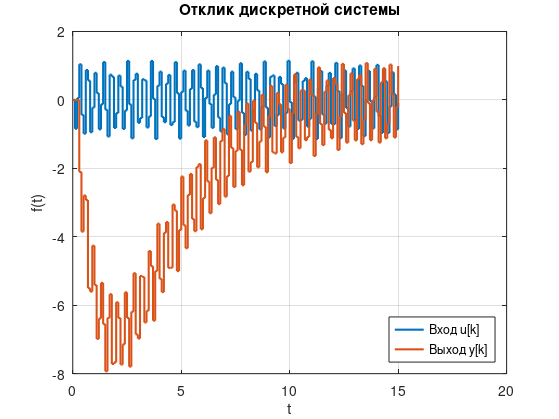

Source code (MATLAB):
load('ident_lab2_v05.mat');
% исходные параметры
a1 = zad2.a1;
a2 = zad2.a2;
b = zad2.b;
w = zad2.w;

% Параметры
Td = 0.1;
t_end = 15;
t = 0:Td:t_end;
N = t_end/Td+1;

% Входной сигнал
u = sin(w*t) + 0.2*sin(0.5*w*t);

% Создание дискретной передаточной функции
num = [b];
den = [1, a1, a2];
Wz = tf(num, den, Td);  % Ts - интервал дискретизации

% Расчет отклика
y = lsim(Wz, u, t);

% Графики
figure;
stairs(t, u, 'LineWidth', 1.5);
hold on;
stairs(t, y, 'LineWidth', 1.5);
hold off;
grid on;
legend('Вход u[k]', 'Выход y[k]', 'Location', 'southeast');
title('Отклик дискретной системы');
xlabel('t');
ylabel('f(t)');
set(gcf, 'PaperPositionMode','auto');
saveas(gcf, "images/task2_2.png")